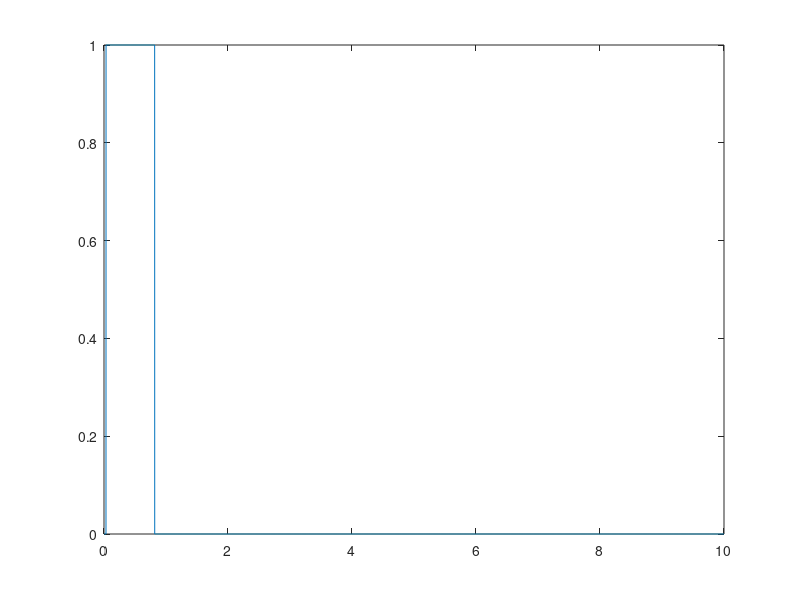

Write the MATLAB code that produced this figure.
L2 = 0.425
L3 = 0.39225

u1 = (L2^2-L2*L3)/L2
u2 = (L2^2+L2*L3)/L2

R = 0.001:0.001:10;
cbeta = []
ceta = []
real = []
for i=1:length(R),
    a = isreal(acos((L2^2+R(i)^2-L3^2)/(2*L2*R(i))));
    b = isreal(acos((L2^2+L3^2-R(i)^2)/(2*L2*L3)));
    real = [real a&&b];
    
    %cbeta =[cbeta isreal(acos((L2^2+R(i)^2-L3^2)/(2*L2*R(i))))];
    %ceta = [ceta isreal(acos((L2^2+L3^2-R(i)^2)/(2*L2*L3)))];
end

figure
plot(R, real)